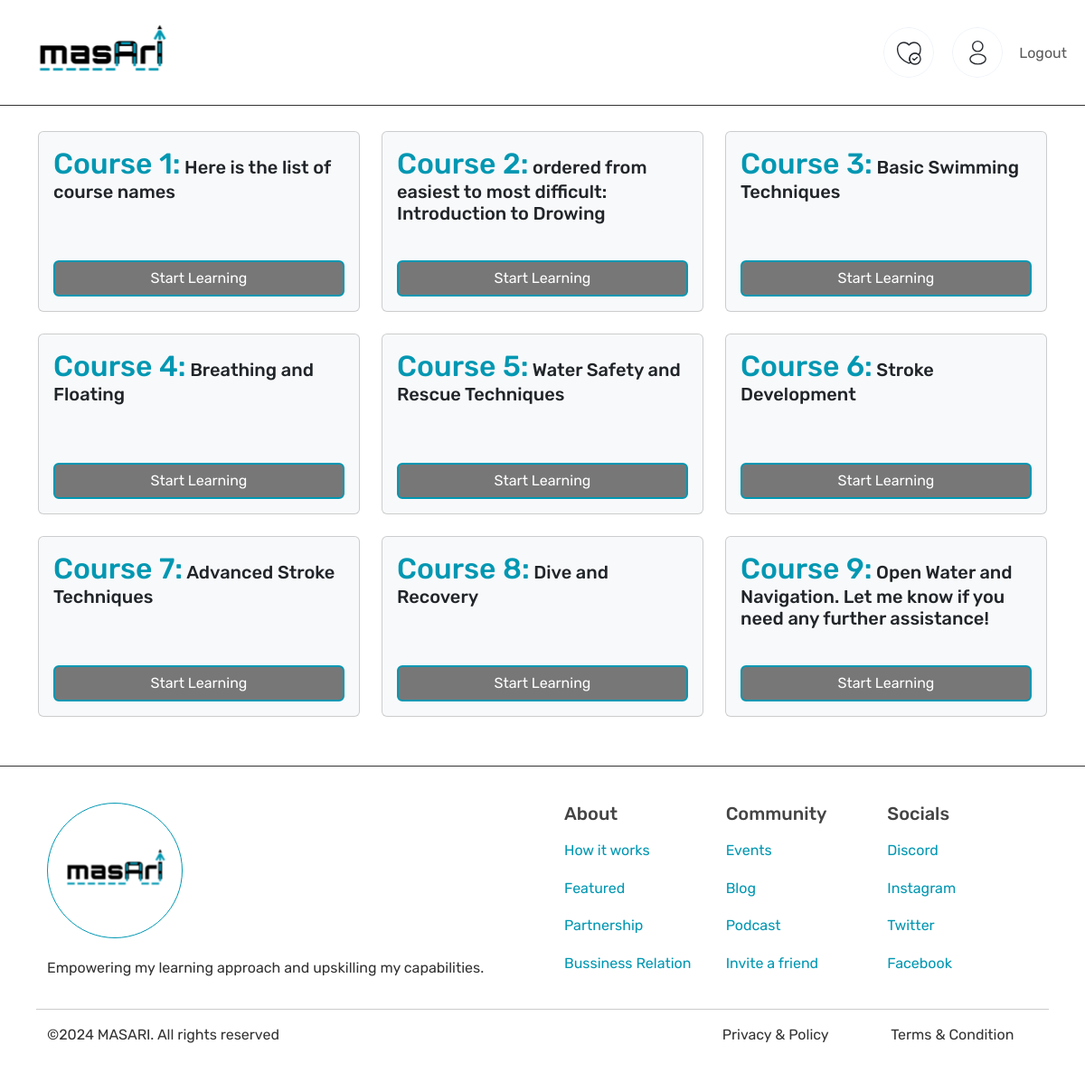
Page /learningpath/38 (signed in) on the committed database.
### app/models/models.py (models this page shows)
class Courses(db.Model):
    id = db.Column(db.Integer, primary_key=True)
    title = db.Column(db.String(100), nullable=False)
    description = db.Column(db.Text, nullable=True)
    user_id = db.Column(db.Integer, db.ForeignKey('users.id'), nullable=False)
    learning_path_id = db.Column(db.Integer, db.ForeignKey('learning_paths.id'), nullable=True)
    learning_path = db.relationship('LearningPaths', backref='courses')

### app/routes/main.py (the view)
@app.route('/learningpath/<int:path_id>', methods=['GET', 'POST'])
@login_required
def learningpath(path_id):
    courses = Courses.query.filter_by(learning_path_id=path_id).all()
    course_titles = [{'id':course.id, 'title': course.title} for course in courses]
    return render_template('learningpath.html', courses=course_titles)

### app/__init__.py (called while the page is built)
@login_manager.user_loader
def load_user(user_id):
    return models.Users.query.get(int(user_id))

### app/routes/main.py (called while the page is built)
@app.context_processor
def inject_user_id():
    if current_user.is_authenticated:
        return {'userId': current_user.id}
    else:
        return {'userId': None}

### templates/learningpath.html (shortened to what this page needs)
{% extends 'base.html' %}
{% block content %}
<link href="{{ url_for('static', filename='css/learningpath.css') }}" rel="stylesheet">
<div class="row" style="padding: 30px;">
    {% for course in courses %}
    <div class="col-lg-4 col-md-6 col-sm-12 mb-4" style="height: 200px;">
        <div class="card bg-light" style="height: 100%;">
            <div class="card-body">
                <h5 class="card-title"><span style="color: #0097b2; font-size: 32px;">Course {{ loop.index }}:</span> {{ course.title }}</h5>
                <button class="btn btn-bluesky generate-lessons" data-course-title="{{ course.title }}" data-course-id="{{ course.id }}">Start Learning</button>
            </div>
        </div>
    </div>
    {% endfor %}
</div>
{% endblock %}

### static/css/general.css (style rules this page uses)
body, html { margin: 0; padding: 0; box-sizing: border-box; }
body { font-family: "Rubik", sans-serif; font-optical-sizing: auto; font-style: normal; font-size: 16px; color: #333; }
.row { margin: 0 !important; }
h1, h2, h3, h4, h5, h6 { font-family: 'Rubik', sans-serif; font-weight: 500; color: #444; }
.btn-bluesky { background-color: #777; border: 2px solid #0097b2; color: #fff; transition: border-color, background-color 0.3s ease; }
.card-body { display: flex; flex-direction: column; justify-content: space-between; }

### rows in the picture
Courses: title "Here is the list of course names"
Courses: title "ordered from easiest to most difficult: Introduction to Drowing"
Courses: title "Basic Swimming Techniques"
Courses: title "Breathing and Floating"
Courses: title "Water Safety and Rescue Techniques"
Courses: title "Stroke Development"
Courses: title "Advanced Stroke Techniques"
Courses: title "Dive and Recovery"
Courses: title "Open Water and Navigation. Let me know if you need any further assistance!"
